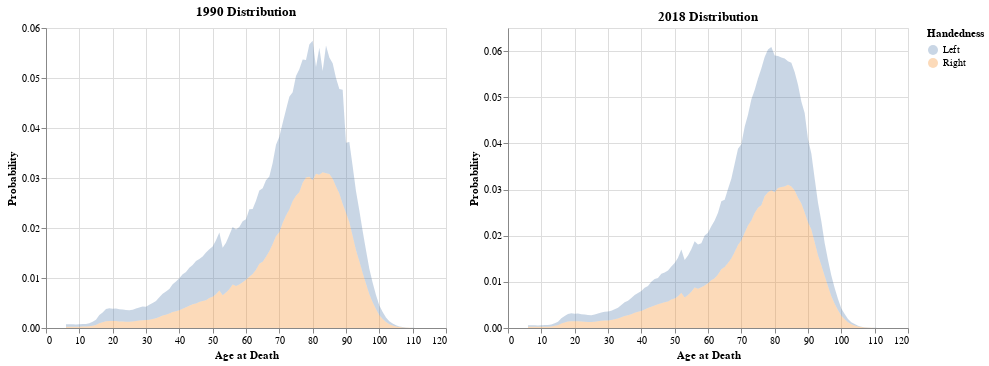

The cell this chart's notebook holds for it:
### Code cell
#collapse
death_prob_2018 = ( alt.Chart(right_left_2018_df, title='2018 Distribution')
    .mark_area(opacity=0.3)
    .encode(x='Age at Death:Q', y='Probability:Q', color='Handedness:N' )
                  )

death_prob_90 | death_prob_2018

### Figure 1 — Vega-Lite specification as saved in the notebook (floating-point values rounded to 4 significant figures; data arrays with more than 128 entries replaced by an {"elided": "..."} marker saying what was removed)
{"config": {"view": {"continuousWidth": 400, "continuousHeight": 300}}, "hconcat": [{"data": {"name": "data-3c83b7986222480c94ea72dc7d9374f6"}, "mark": {"type": "area", "opacity": 0.3}, "encoding": {"color": {"type": "nominal", "field": "Handedness"}, "x": {"type": "quantitative", "field": "Age at Death"}, "y": {"type": "quantitative", "field": "Probability"}}, "title": "1990 Distribution"}, {"data": {"name": "data-b6e6b90f7c15279fa036decc79fc0c29"}, "mark": {"type": "area", "opacity": 0.3}, "encoding": {"color": {"type": "nominal", "field": "Handedness"}, "x": {"type": "quantitative", "field": "Age at Death"}, "y": {"type": "quantitative", "field": "Probability"}}, "title": "2018 Distribution"}], "$schema": "https://vega.github.io/schema/vega-lite/v4.8.1.json", "datasets": {"data-3c83b7986222480c94ea72dc7d9374f6": {"elided": "218 records"}, "data-b6e6b90f7c15279fa036decc79fc0c29": {"elided": "218 records"}}}
